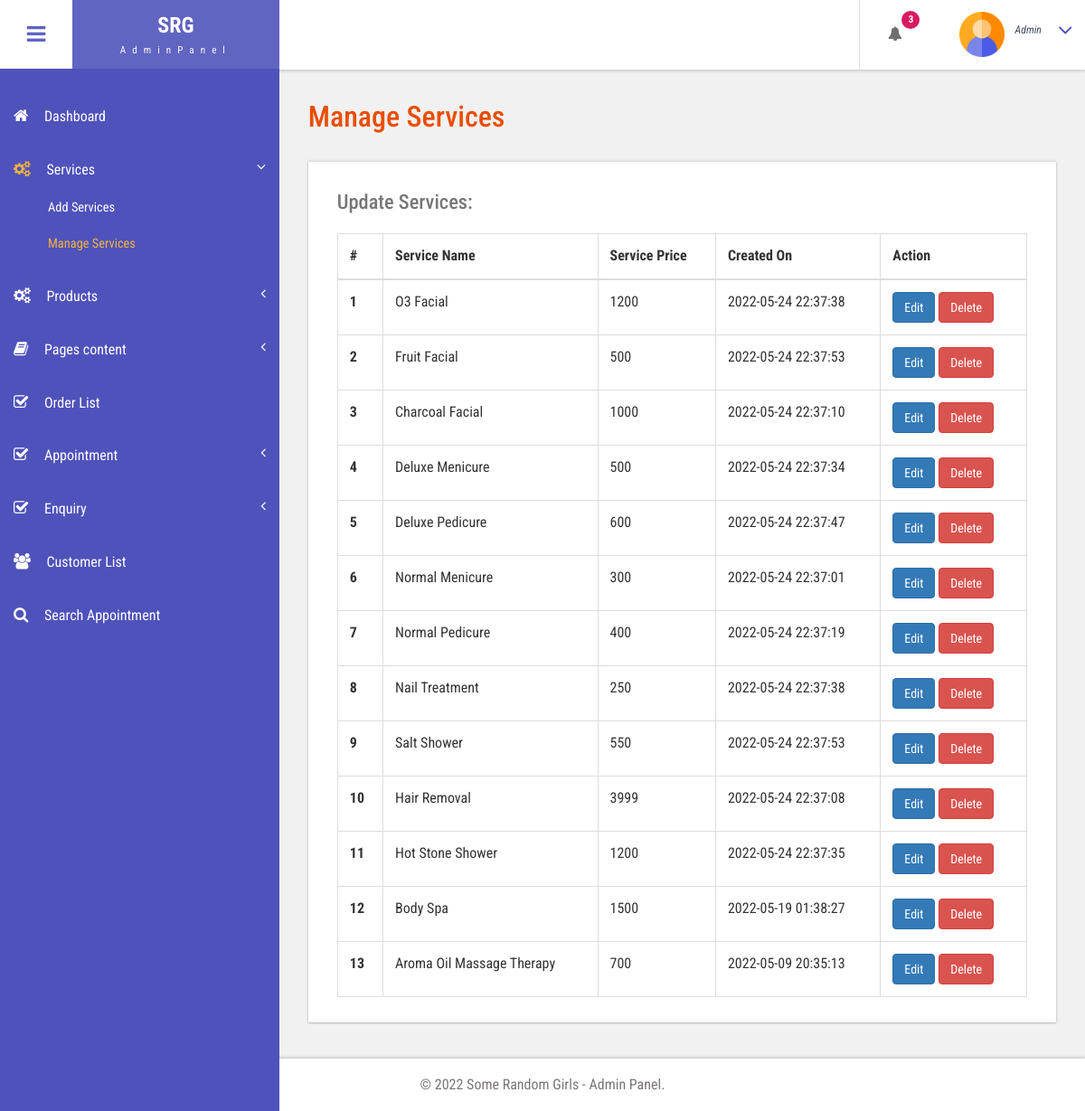
The app's page /bpms1/admin/manage-services.php (signed in) with its own data.
### tables this page shows
CREATE TABLE IF NOT EXISTS `tblservices` (
  `ID` int(10) NOT NULL AUTO_INCREMENT,
  `ServiceName` varchar(200) DEFAULT NULL,
  `ServiceDescription` mediumtext,
  `Cost` int(10) DEFAULT NULL,
  `Image` varchar(200) DEFAULT NULL,
  `CreationDate` timestamp NULL DEFAULT CURRENT_TIMESTAMP,
  PRIMARY KEY (`ID`)
);

### bpms1/admin/manage-services.php (the view, shortened to what this page needs)
<?php
include('includes/dbconnection.php');
if (strlen($_SESSION['bpmsuid']==0)) {
  header('location:logout.php');
  } else{
  ?>
<!DOCTYPE HTML>
<html>
<head>
<link href="css/bootstrap.css" rel='stylesheet' type='text/css' />
<link href="css/style.css" rel='stylesheet' type='text/css' />
<link href="css/font-awesome.css" rel="stylesheet">
<link href="css/animate.css" rel="stylesheet" type="text/css" media="all">
<link href="css/custom.css" rel="stylesheet">
</head>
<body class="cbp-spmenu-push">
	<div class="main-content">
		 <?php include_once('includes/sidebar.php');?>
		 <?php include_once('includes/header.php');?>
		<div id="page-wrapper">
			<div class="main-page">
				<div class="tables">
					<h3 class="title1">Manage Services</h3>
					<div class="table-responsive bs-example widget-shadow">
						<h4>Update Services:</h4>
						<table class="table table-bordered"> <thead> <tr> <th>#</th> <th>Service Name</th> <th>Service Price</th> <th>Created On</th><th>Action</th> </tr> </thead> <tbody>
<?php
$ret=mysqli_query($con,"select *from  tblservices");
$cnt=1;
while ($row=mysqli_fetch_array($ret)) {
?>
						 <tr> <th scope="row"><?php echo $cnt;?></th> <td><?php  echo $row['ServiceName'];?></td> <td><?php  echo $row['Cost'];?></td><td><?php  echo $row['CreationDate'];?></td> <td>
						 	<a href="edit-services.php?editid=<?php echo $row['ID'];?>" class="btn btn-primary">Edit</a>
						 	<a href="manage-services.php?delid=<?php echo $row['ID'];?>" class="btn btn-danger" onClick="return confirm('Are you sure you want to delete?')">Delete</a>
						 	</td> </tr>   <?php
$cnt=$cnt+1;
}?></tbody> </table>
					</div>
				</div>
			</div>
		</div>
		 <?php include_once('includes/footer.php');?>
	</div>
</body>
</html>
<?php }  ?>

### bpms1/admin/css/style.css (style rules this page uses)
h4, h5, h6, h1, h2, h3 { margin: 0; }
html, body { font-family: 'Roboto Condensed', sans-serif; font-size: 100%; overflow-x: hidden; background: #fff; }
body a { transition: 0.5s all ease; -webkit-transition: 0.5s all ease; -moz-transition: 0.5s all ease; -o-transition: 0.5s all ease; -ms-transition: 0.5s all ease; text-decoration:none; }
h1,h2,h3,h4,h5,h6 { margin:0; }
.main-content { position: relative; }
.cbp-spmenu-push { overflow-x: hidden; position: relative; }
.cbp-spmenu, .cbp-spmenu-push { -webkit-transition: all 0.3s ease; -moz-transition: all 0.3s ease; transition: all 0.3s ease; }
.cbp-spmenu-push div#page-wrapper { margin: 0 0 0 19.3em; transition:.5s all; -webkit-transition:.5s all; -moz-transition:.5s all; }
.widget-shadow { background-color: #fff; box-shadow: 0 -1px 3px rgba(0,0,0,.12),0 1px 2px rgba(0,0,0,.24); -webkit-box-shadow: 0 -1px 3px rgba(0,0,0,.12),0 1px 2px rgba(0,0,0,.24); -moz-box-shadow: 0 -1px 3px rgba(0,0,0,.12),0 1px 2px rgba(0,0,0,.24); }
h3.title1 { font-size: 2em; color: #e94e02; margin-bottom: 0.8em; }
.table > thead > tr > th, .table > tbody > tr > th, .table > tfoot > tr > th, .table > thead > tr > td, .table > tbody > tr > td, .table > tfoot > tr > td { border-top: none; }
.tables h4 { font-size: 1.4em; margin-bottom: 1em; color: #777777; }
.tables .panel-body ,.tables .bs-example { padding: 2em 2em 0.5em; }
.tables .table > thead > tr > th, .tables .table > tbody > tr > th, .tables .table > tfoot > tr > th, .tables .table > thead > tr > td, .tables .table > tbody > tr > td, .tables .table > tfoot > tr > td { padding: 13px; border-top: 1px solid #E0E0E0; }
.bs-example { margin-top: 2em; }

### bpms1/admin/css/custom.css (style rules this page uses)
#page-wrapper { padding:7em 2em 2.5em; background-color: #F1F1F1; }

### records on screen
tblservices: ServiceName "O3 Facial", Cost "1200", CreationDate "2022-05-24 22:37:38"
tblservices: ServiceName "Fruit Facial", Cost "500", CreationDate "2022-05-24 22:37:53"
tblservices: ServiceName "Charcoal Facial", Cost "1000", CreationDate "2022-05-24 22:37:10"
tblservices: ServiceName "Deluxe Menicure", Cost "500", CreationDate "2022-05-24 22:37:34"
tblservices: ServiceName "Deluxe Pedicure", Cost "600", CreationDate "2022-05-24 22:37:47"
tblservices: ServiceName "Normal Menicure", Cost "300", CreationDate "2022-05-24 22:37:01"
tblservices: ServiceName "Normal Pedicure", Cost "400", CreationDate "2022-05-24 22:37:19"
tblservices: ServiceName "Nail Treatment", Cost "250", CreationDate "2022-05-24 22:37:38"
tblservices: ServiceName "Salt Shower", Cost "550", CreationDate "2022-05-24 22:37:53"
tblservices: ServiceName "Hair Removal", Cost "3999", CreationDate "2022-05-24 22:37:08"
tblservices: ServiceName "Hot Stone Shower", Cost "1200", CreationDate "2022-05-24 22:37:35"
tblservices: ServiceName "Body Spa", Cost "1500", CreationDate "2022-05-19 01:38:27"
tblservices: ServiceName "Aroma Oil Massage Therapy", Cost "700", CreationDate "2022-05-09 20:35:13"

### other values on screen
$num "3"
